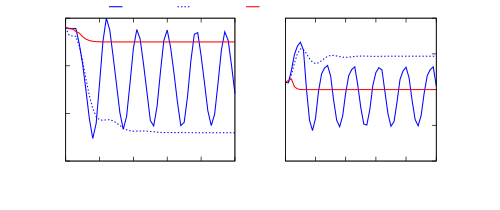

gnuplot code for this plot:
# set terminal x11 
# set output
set linestyle 1 lt 1 lw 3 lc 1
set linestyle 2 lt 1 lw 3 lc 3
set linestyle 3 lt 3  lw 3 lc 3
#set linestyle 1 lt 1 lw 3 lc 1
set size 1,0.6
set origin 0,0
set key horizontal samplen 1  at 60,54
set multiplot
set size 0.525,0.6
set origin 0,0
set ytics nomirror
set xtics 10
set ytics 10
set ylabel "Inventory-Retailer"
set xlabel "Time"
plot "sS_demand1.dat"  u 1:4 w l ls 2 t "Ord",\
"IP_dem.dat" u 1:4 w l ls 3 t "IP",\
"sS_demand1.dat" u 1:8 w l ls 1 t "cent"

set size 0.525, 0.6
set origin 0.525,0
unset ylabel
unset ytics
unset key
set xtics 10
set xlabel "Time"
set y2tics nomirror
set y2label "Inventory-Manufacturer"
set y2tics 10
plot "sS_demand1.dat" u 1:5 w l ls 2 axis x1y2 notitle, \
"IP_dem.dat" u 1:5 w l ls 3 axis x1y2 notitle,\
"sS_demand1.dat" u 1:9 w l ls 1 notitle axis x1y2
